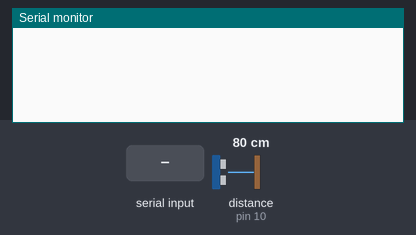
The sketch below on a simulated Arduino Uno, built with avr-gcc and run on an emulated ATmega328P. Shown: the last lines printed to the serial monitor. Inputs (shaded band) come from the test bench; at power-on: distance to the obstacle (sensor on pin 10) 80 cm. The echo pulse lasts 58.3 µs per cm.

Above: at 1.2 s.
1.3 s: "90,45\n" received over Serial
At 1.9 s:
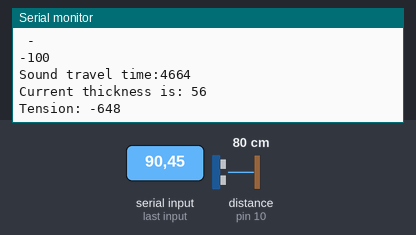
2.8 s: distance to the obstacle (sensor on pin 10) set to 2 cm
At 4.2 s:
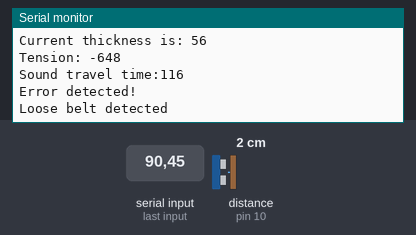
4.9 s: distance to the obstacle (sensor on pin 10) set to 250 cm
At 6.3 s:
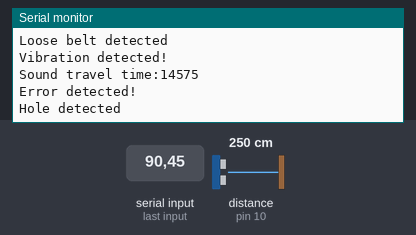
Timing chart, 0 to 7.9 s (numbered marks = the images above; inputs shaded):
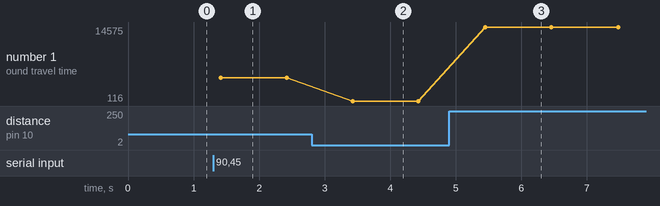

Measured:
- after the input at 1.3 s, the serial monitor: prints a new line at once (image 1)
- after the input at 2.8 s, the serial monitor: prints a new line after 0.62 s (image 2)
- after the input at 4.9 s, the serial monitor: prints a new line after 0.55 s (image 3)
- plotted number 1: 4664 → 116 after the input at 2.8 s, 116 → 14575 after the input at 4.9 s

The sketch:

universal_sonic.ino
```cpp
const int trigPin = 9;
const int echoPin = 10;
long duration;
int distance;
int og_thick;
int og_dist;
int dist_tot;
int curr_thick;
int tension;
int duration_ideal;
int duration_L;
int duration_U;

boolean measure = false;
int consecutiveReadings = 0; // Counter for consecutive readings outside the range
const int consecutiveThreshold = 5; // Adjust this threshold based on your requirement

void setup() {
  pinMode(trigPin, OUTPUT);
  pinMode(echoPin, INPUT);
  Serial.begin(9600);
}

void loop() {
  duration_U = duration_ideal + 100;
  duration_L = duration_ideal - 100;

  if (!measure) {
    if (Serial.available() > 1) {
      og_thick = Serial.parseInt();
      Serial.print("Original thickness is: ");
      Serial.println(og_thick);
      og_dist = Serial.parseInt();
      Serial.print("Original distance from belt is: ");
      Serial.println(og_dist);
      duration_ideal = og_dist * 2 / 0.034;  // Calculate the expected duration based on distance
      Serial.print("Expected sound travel time is: ");
      Serial.println(duration_U);
      Serial.println(" - ");
      Serial.println(duration_L);
      measure = true;
    }
  } else {
    // Reset the counter when a reading is within the range
    if (duration >= duration_L && duration <= duration_U) {
      consecutiveReadings = 0;
    } else {
      // Increment the counter for consecutive readings outside the range
      consecutiveReadings++;

      // Check if consecutive readings exceed the threshold
      if (consecutiveReadings >= consecutiveThreshold) {
        Serial.println("Vibration detected!");
        consecutiveReadings = 0; // Reset the counter after detecting vibration
      }
    }

    digitalWrite(trigPin, LOW);
    delayMicroseconds(2);
    digitalWrite(trigPin, HIGH);
    delayMicroseconds(10);
    digitalWrite(trigPin, LOW);

    duration = pulseIn(echoPin, HIGH);
    Serial.print("Sound travel time:");
    Serial.println(duration);

    distance = duration * 0.034 / 2;
    dist_tot = og_dist + og_thick;

    if (abs(distance - dist_tot) > og_thick) {
      Serial.println("Error detected!");
      if (duration < duration_L) {
        Serial.println("Loose belt detected");
      } else {
        Serial.println("Hole detected");
      }
    } else {
      curr_thick = dist_tot - distance;
      Serial.print("Current thickness is: ");
      Serial.println(curr_thick);
      tension = map(curr_thick, 0, 2, 24, 0); // Example mapping, adjust as needed
      Serial.print("Tension: ");
      Serial.println(tension);
    }

    delay(1000);
  }
}
```
